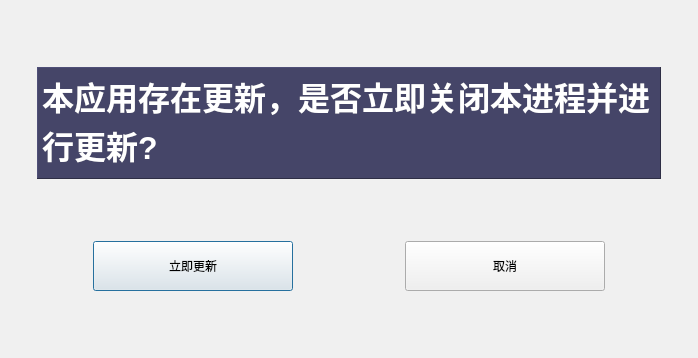
<?xml version="1.0" encoding="UTF-8"?>
<ui version="4.0">
 <class>InquireUpdateUi</class>
 <widget class="QDialog" name="InquireUpdateUi">
  <property name="geometry">
   <rect>
    <x>0</x>
    <y>0</y>
    <width>698</width>
    <height>358</height>
   </rect>
  </property>
  <property name="windowTitle">
   <string>Dialog</string>
  </property>
  <property name="styleSheet">
   <string notr="true">background-color: rgb(240, 240, 240);</string>
  </property>
  <layout class="QVBoxLayout" name="verticalLayout">
   <item>
    <widget class="QLabel" name="label_2">
     <property name="minimumSize">
      <size>
       <width>0</width>
       <height>50</height>
      </size>
     </property>
     <property name="text">
      <string/>
     </property>
    </widget>
   </item>
   <item>
    <layout class="QHBoxLayout" name="horizontalLayout_2">
     <item>
      <widget class="QLabel" name="label_6">
       <property name="minimumSize">
        <size>
         <width>20</width>
         <height>50</height>
        </size>
       </property>
       <property name="text">
        <string/>
       </property>
      </widget>
     </item>
     <item>
      <widget class="QTextBrowser" name="textBrowser">
       <property name="minimumSize">
        <size>
         <width>581</width>
         <height>0</height>
        </size>
       </property>
       <property name="styleSheet">
        <string notr="true">color: rgb(255, 255, 255);
background-color: rgb(69, 69, 104);</string>
       </property>
       <property name="frameShape">
        <enum>QFrame::Panel</enum>
       </property>
       <property name="frameShadow">
        <enum>QFrame::Raised</enum>
       </property>
       <property name="html">
        <string>&lt;!DOCTYPE HTML PUBLIC &quot;-//W3C//DTD HTML 4.0//EN&quot; &quot;http://www.w3.org/TR/REC-html40/strict.dtd&quot;&gt;
&lt;html&gt;&lt;head&gt;&lt;meta name=&quot;qrichtext&quot; content=&quot;1&quot; /&gt;&lt;style type=&quot;text/css&quot;&gt;
p, li { white-space: pre-wrap; }
&lt;/style&gt;&lt;/head&gt;&lt;body style=&quot; font-family:'SimSun'; font-size:9pt; font-weight:400; font-style:normal;&quot;&gt;
&lt;p style=&quot; margin-top:0px; margin-bottom:0px; margin-left:0px; margin-right:0px; -qt-block-indent:0; text-indent:0px;&quot;&gt;&lt;span style=&quot; font-size:24pt; font-weight:600;&quot;&gt;本应用存在更新，是否立即关闭本进程并进行更新?&lt;/span&gt;&lt;/p&gt;&lt;/body&gt;&lt;/html&gt;</string>
       </property>
      </widget>
     </item>
     <item>
      <widget class="QLabel" name="label_5">
       <property name="minimumSize">
        <size>
         <width>20</width>
         <height>50</height>
        </size>
       </property>
       <property name="text">
        <string/>
       </property>
      </widget>
     </item>
    </layout>
   </item>
   <item>
    <widget class="QLabel" name="label">
     <property name="minimumSize">
      <size>
       <width>0</width>
       <height>50</height>
      </size>
     </property>
     <property name="text">
      <string/>
     </property>
    </widget>
   </item>
   <item>
    <layout class="QHBoxLayout" name="horizontalLayout">
     <item>
      <widget class="QLabel" name="label_7">
       <property name="minimumSize">
        <size>
         <width>20</width>
         <height>50</height>
        </size>
       </property>
       <property name="text">
        <string/>
       </property>
      </widget>
     </item>
     <item>
      <widget class="QPushButton" name="yesButton">
       <property name="minimumSize">
        <size>
         <width>200</width>
         <height>50</height>
        </size>
       </property>
       <property name="styleSheet">
        <string notr="true">font: 22pt &quot;黑体&quot;;</string>
       </property>
       <property name="text">
        <string>立即更新</string>
       </property>
      </widget>
     </item>
     <item>
      <widget class="QLabel" name="label_3">
       <property name="minimumSize">
        <size>
         <width>100</width>
         <height>50</height>
        </size>
       </property>
       <property name="text">
        <string/>
       </property>
      </widget>
     </item>
     <item>
      <widget class="QPushButton" name="noButton">
       <property name="minimumSize">
        <size>
         <width>200</width>
         <height>50</height>
        </size>
       </property>
       <property name="styleSheet">
        <string notr="true">font: 22pt &quot;黑体&quot;;</string>
       </property>
       <property name="text">
        <string>取消</string>
       </property>
      </widget>
     </item>
     <item>
      <widget class="QLabel" name="label_8">
       <property name="minimumSize">
        <size>
         <width>20</width>
         <height>50</height>
        </size>
       </property>
       <property name="text">
        <string/>
       </property>
      </widget>
     </item>
    </layout>
   </item>
   <item>
    <widget class="QLabel" name="label_4">
     <property name="minimumSize">
      <size>
       <width>0</width>
       <height>50</height>
      </size>
     </property>
     <property name="text">
      <string/>
     </property>
    </widget>
   </item>
  </layout>
 </widget>
 <resources/>
 <connections>
  <connection>
   <sender>yesButton</sender>
   <signal>clicked()</signal>
   <receiver>InquireUpdateUi</receiver>
   <slot>accept()</slot>
   <hints>
    <hint type="sourcelabel">
     <x>198</x>
     <y>266</y>
    </hint>
    <hint type="destinationlabel">
     <x>144</x>
     <y>235</y>
    </hint>
   </hints>
  </connection>
  <connection>
   <sender>noButton</sender>
   <signal>clicked()</signal>
   <receiver>InquireUpdateUi</receiver>
   <slot>reject()</slot>
   <hints>
    <hint type="sourcelabel">
     <x>497</x>
     <y>255</y>
    </hint>
    <hint type="destinationlabel">
     <x>420</x>
     <y>237</y>
    </hint>
   </hints>
  </connection>
 </connections>
</ui>
